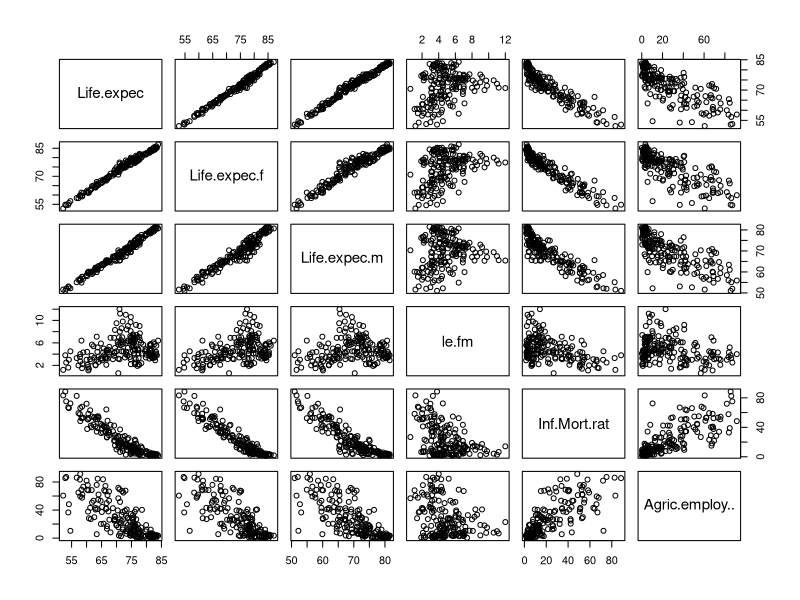

Reproduce this figure in R. (Note: this script raises an error after producing the figure.)
## ---- chunk 1
knitr::opts_chunk$set(echo = TRUE)
## ---- chunk 2
library(sm)
countries<-read.csv2(file="HDI.2017.subset.csv",row.names = 1)
attach(countries)
head(countries)
## ---- chunk 3
summary(countries)
## ---- chunk 4
plot(countries[,2:7])
## ---- chunk 5
ind.agr<-(Agric.employ.. < median(Agric.employ..))
## ---- chunk 6

loglik.CV.pois <- function(x,y,h){
  n <- length(x)
  pred <- sapply(1:n, 
      function(i,x,y,h){
         sm.poisson(x=x[-i],y=y[-i],h=h,eval.points=x[i],display="none")$estimate
      },   x,y,h)
  return(1/n * sum(log(pred)))#I have my doubts for this line(I checked gerards' also but idk why i feel like smt is missing)
}


h.cv.sm.pois <- function(x,y,rg.h=NULL,l.h=10,method=loglik.CV.pois){
   cv.h <- numeric(l.h)
   if (is.null(rg.h)){
      hh <- c(h.select(x,y,method="cv"),
              h.select(x,y,method="aicc"))#,hcv(x,y))
      rg.h <- range(hh)*c(1/1.1, 1.5)
   }
   i <- 0
   gr.h <- exp( seq(log(rg.h[1]), log(rg.h[2]), l=l.h))
   for (h in gr.h){
      i <- i+1
      cv.h[i] <- method(x,y,h)
   }
   return(list(h = gr.h, 
               cv.h = cv.h, 
               h.cv = gr.h[which.min(cv.h)]))
}
## ---- chunk 7
countries$le.fm.r <- round(countries$le.fm)
## ---- chunk 8
h.CV.pois.lefm <- h.cv.sm.pois(Life.expec, le.fm.r, method = loglik.CV.pois)
## ---- chunk 9
plot(h.CV.pois.lefm$h, h.CV.pois.lefm$cv.h, 
     xlab = "Bandwidth (h)", ylab = "Cross-validated Log-Likelihood",
     main = "Cross-validated Log-Likelihood vs Bandwidth")
lines(h.CV.pois.lefm$h, h.CV.pois.lefm$cv.h)
points(h.CV.pois.lefm$h.cv, min(h.CV.pois.lefm$cv.h), col = "red", pch = 16)
## ---- chunk 10
pois_fit <- sm.poisson(Life.expec,le.fm.r, h = h.CV.pois.lefm$h.cv, main="Local Poisson Regression",xlab = "Life Expectancy", ylab = "Rounded le.fm")
